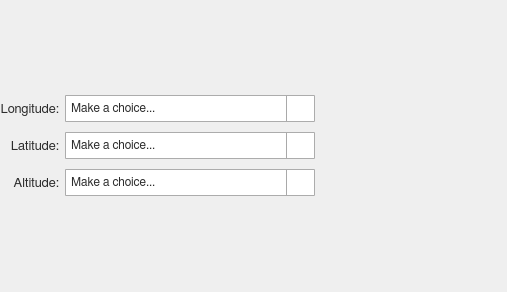
          <widget class="QWidget" name="scrollAreaWidgetContents_2">
           <property name="geometry">
            <rect>
             <x>0</x>
             <y>0</y>
             <width>507</width>
             <height>292</height>
            </rect>
           </property>
           <layout class="QGridLayout" name="gridLayout">
            <property name="leftMargin">
             <number>0</number>
            </property>
            <property name="topMargin">
             <number>0</number>
            </property>
            <property name="rightMargin">
             <number>0</number>
            </property>
            <property name="bottomMargin">
             <number>0</number>
            </property>
            <item row="0" column="0">
             <layout class="QVBoxLayout" name="ew_vertical_layout_1">
              <item>
               <layout class="QHBoxLayout" name="horizontalLayout_3">
                <item>
                 <layout class="QGridLayout" name="gridLayout_2">
                  <property name="verticalSpacing">
                   <number>10</number>
                  </property>
                  <item row="0" column="0">
                   <widget class="QLabel" name="ew_label_2">
                    <property name="minimumSize">
                     <size>
                      <width>0</width>
                      <height>27</height>
                     </size>
                    </property>
                    <property name="maximumSize">
                     <size>
                      <width>16777215</width>
                      <height>27</height>
                     </size>
                    </property>
                    <property name="font">
                     <font>
                      <family>FreeSans</family>
                      <pointsize>10</pointsize>
                      <stylestrategy>PreferAntialias</stylestrategy>
                      <kerning>true</kerning>
                     </font>
                    </property>
                    <property name="styleSheet">
                     <string notr="true">QLabel {
    color: rgb(45,45,45);
}</string>
                    </property>
                    <property name="text">
                     <string>Longitude:</string>
                    </property>
                    <property name="alignment">
                     <set>Qt::AlignRight|Qt::AlignTrailing|Qt::AlignVCenter</set>
                    </property>
                   </widget>
                  </item>
                  <item row="0" column="1">
                   <widget class="QComboBox" name="ew_combobox_2">
                    <property name="minimumSize">
                     <size>
                      <width>250</width>
                      <height>27</height>
                     </size>
                    </property>
                    <property name="maximumSize">
                     <size>
                      <width>250</width>
                      <height>27</height>
                     </size>
                    </property>
                    <property name="font">
                     <font>
                      <family>FreeSans</family>
                      <pointsize>9</pointsize>
                      <weight>50</weight>
                      <bold>false</bold>
                      <stylestrategy>PreferAntialias</stylestrategy>
                      <kerning>true</kerning>
                     </font>
                    </property>
                    <property name="styleSheet">
                     <string notr="true">QComboBox {
	border: 1px solid #acacac;
    border-radius: 1px;
	padding-left: 5px;
    background-color: qlineargradient(x1: 0, y1: 0, x2: 0, y2: 1, 
								stop: 0 #f0f0f0, stop: 1 #e5e5e5);
    color: rgb(45,45,45);
}

QComboBox:disabled {
	background-color:  rgb(200,200,200);
}

QComboBox:hover {
	border: 1px solid #7eb4ea;
    border-radius: 1px;
	background-color: qlineargradient(x1: 0, y1: 0, x2: 0, y2: 1, 
								stop: 0 #ecf4fc, stop: 1 #dcecfc);
}

QComboBox::drop-down {
	subcontrol-origin: padding;
	subcontrol-position: top right;
	width: 27px;
    border-left-width: 1px;
	border-left-color: darkgray;
	border-left-style: solid;
	border-top-right-radius: 3px;
	border-bottom-right-radius: 3px;
}

QComboBox::down-arrow {
	image: url(icons/down_arrow_icon.svg); 
	width: 16px;
	height: 16px
}

QComboBox QAbstractItemView {
	background: #f0f0f0;
	border: 0px solid #f0f0f0;
}

QComboBox QAbstractItemView::item {
    margin: 5px 5px 5px 5px;
}</string>
                    </property>
                    <item>
                     <property name="text">
                      <string>Make a choice...</string>
                     </property>
                    </item>
                    <item>
                     <property name="text">
                      <string>Google Earth - Time series</string>
                     </property>
                    </item>
                    <item>
                     <property name="text">
                      <string>Google Earth - Map</string>
                     </property>
                    </item>
                   </widget>
                  </item>
                  <item row="1" column="0">
                   <widget class="QLabel" name="ew_label_3">
                    <property name="minimumSize">
                     <size>
                      <width>0</width>
                      <height>27</height>
                     </size>
                    </property>
                    <property name="maximumSize">
                     <size>
                      <width>16777215</width>
                      <height>27</height>
                     </size>
                    </property>
                    <property name="font">
                     <font>
                      <family>FreeSans</family>
                      <pointsize>10</pointsize>
                      <stylestrategy>PreferAntialias</stylestrategy>
                      <kerning>true</kerning>
                     </font>
                    </property>
                    <property name="styleSheet">
                     <string notr="true">QLabel {
    color: rgb(45,45,45);
}</string>
                    </property>
                    <property name="text">
                     <string>Latitude:</string>
                    </property>
                    <property name="alignment">
                     <set>Qt::AlignRight|Qt::AlignTrailing|Qt::AlignVCenter</set>
                    </property>
                   </widget>
                  </item>
                  <item row="1" column="1">
                   <widget class="QComboBox" name="ew_combobox_3">
                    <property name="minimumSize">
                     <size>
                      <width>250</width>
                      <height>27</height>
                     </size>
                    </property>
                    <property name="maximumSize">
                     <size>
                      <width>250</width>
                      <height>27</height>
                     </size>
                    </property>
                    <property name="font">
                     <font>
                      <family>FreeSans</family>
                      <pointsize>9</pointsize>
                      <weight>50</weight>
                      <bold>false</bold>
                      <stylestrategy>PreferAntialias</stylestrategy>
                      <kerning>true</kerning>
                     </font>
                    </property>
                    <property name="styleSheet">
                     <string notr="true">QComboBox {
	border: 1px solid #acacac;
    border-radius: 1px;
	padding-left: 5px;
    background-color: qlineargradient(x1: 0, y1: 0, x2: 0, y2: 1, 
								stop: 0 #f0f0f0, stop: 1 #e5e5e5);
    color: rgb(45,45,45);
}

QComboBox:disabled {
	background-color:  rgb(200,200,200);
}

QComboBox:hover {
	border: 1px solid #7eb4ea;
    border-radius: 1px;
	background-color: qlineargradient(x1: 0, y1: 0, x2: 0, y2: 1, 
								stop: 0 #ecf4fc, stop: 1 #dcecfc);
}

QComboBox::drop-down {
	subcontrol-origin: padding;
	subcontrol-position: top right;
	width: 27px;
    border-left-width: 1px;
	border-left-color: darkgray;
	border-left-style: solid;
	border-top-right-radius: 3px;
	border-bottom-right-radius: 3px;
}

QComboBox::down-arrow {
	image: url(icons/down_arrow_icon.svg); 
	width: 16px;
	height: 16px
}

QComboBox QAbstractItemView {
	selection-background-color: rgb(200,200,200);
	selection-color: black;
	background: #f0f0f0;
	border: 0px solid #f0f0f0;
}

QComboBox QAbstractItemView::item {
	margin: 5px 5px 5px 5px;
}</string>
                    </property>
                    <item>
                     <property name="text">
                      <string>Make a choice...</string>
                     </property>
                    </item>
                    <item>
                     <property name="text">
                      <string>Google Earth - Time series</string>
                     </property>
                    </item>
                    <item>
                     <property name="text">
                      <string>Google Earth - Map</string>
                     </property>
                    </item>
                   </widget>
                  </item>
                  <item row="2" column="0">
                   <widget class="QLabel" name="ew_label_4">
                    <property name="minimumSize">
                     <size>
                      <width>0</width>
                      <height>27</height>
                     </size>
                    </property>
                    <property name="maximumSize">
                     <size>
                      <width>16777215</width>
                      <height>27</height>
                     </size>
                    </property>
                    <property name="font">
                     <font>
                      <family>FreeSans</family>
                      <pointsize>10</pointsize>
                      <stylestrategy>PreferAntialias</stylestrategy>
                      <kerning>true</kerning>
                     </font>
                    </property>
                    <property name="styleSheet">
                     <string notr="true">QLabel {
    color: rgb(45,45,45);
}</string>
                    </property>
                    <property name="text">
                     <string>Altitude:</string>
                    </property>
                    <property name="alignment">
                     <set>Qt::AlignRight|Qt::AlignTrailing|Qt::AlignVCenter</set>
                    </property>
                   </widget>
                  </item>
                  <item row="2" column="1">
                   <widget class="QComboBox" name="ew_combobox_4">
                    <property name="minimumSize">
                     <size>
                      <width>250</width>
                      <height>27</height>
                     </size>
                    </property>
                    <property name="maximumSize">
                     <size>
                      <width>250</width>
                      <height>27</height>
                     </size>
                    </property>
                    <property name="font">
                     <font>
                      <family>FreeSans</family>
                      <pointsize>9</pointsize>
                      <weight>50</weight>
                      <bold>false</bold>
                      <stylestrategy>PreferAntialias</stylestrategy>
                      <kerning>true</kerning>
                     </font>
                    </property>
                    <property name="styleSheet">
                     <string notr="true">QComboBox {
	border: 1px solid #acacac;
    border-radius: 1px;
	padding-left: 5px;
    background-color: qlineargradient(x1: 0, y1: 0, x2: 0, y2: 1, 
								stop: 0 #f0f0f0, stop: 1 #e5e5e5);
    color: rgb(45,45,45);
}

QComboBox:disabled {
	background-color:  rgb(200,200,200);
}

QComboBox:hover {
	border: 1px solid #7eb4ea;
    border-radius: 1px;
	background-color: qlineargradient(x1: 0, y1: 0, x2: 0, y2: 1, 
								stop: 0 #ecf4fc, stop: 1 #dcecfc);
}

QComboBox::drop-down {
	subcontrol-origin: padding;
	subcontrol-position: top right;
	width: 27px;
    border-left-width: 1px;
	border-left-color: darkgray;
	border-left-style: solid;
	border-top-right-radius: 3px;
	border-bottom-right-radius: 3px;
}

QComboBox::down-arrow {
	image: url(icons/down_arrow_icon.svg); 
	width: 16px;
	height: 16px
}

QComboBox QAbstractItemView {
	selection-background-color: rgb(200,200,200);
	selection-color: black;
	background: #f0f0f0;
	border: 0px solid #f0f0f0;
}

QComboBox QAbstractItemView::item {
	margin: 5px 5px 5px 5px;
}</string>
                    </property>
                    <item>
                     <property name="text">
                      <string>Make a choice...</string>
                     </property>
                    </item>
                    <item>
                     <property name="text">
                      <string>Google Earth - Time series</string>
                     </property>
                    </item>
                    <item>
                     <property name="text">
                      <string>Google Earth - Map</string>
                     </property>
                    </item>
                   </widget>
                  </item>
                 </layout>
                </item>
                <item>
                 <spacer name="horizontalSpacer_6">
                  <property name="orientation">
                   <enum>Qt::Horizontal</enum>
                  </property>
                  <property name="sizeType">
                   <enum>QSizePolicy::Fixed</enum>
                  </property>
                  <property name="sizeHint" stdset="0">
                   <size>
                    <width>10</width>
                    <height>20</height>
                   </size>
                  </property>
                 </spacer>
                </item>
                <item>
                 <widget class="QToolButton" name="info_button_2">
                  <property name="maximumSize">
                   <size>
                    <width>27</width>
                    <height>27</height>
                   </size>
                  </property>
                  <property name="styleSheet">
                   <string notr="true">QToolButton {
	border: 1px solid transparent;
	background-color: transparent;
	width: 27px;
	height: 27px;
}

QToolButton:flat {
	border: none;
}</string>
                  </property>
                  <property name="text">
                   <string/>
                  </property>
                  <property name="icon">
                   <iconset>
                    <normaloff>icons/info_icon.svg</normaloff>icons/info_icon.svg</iconset>
                  </property>
                  <property name="iconSize">
                   <size>
                    <width>23</width>
                    <height>23</height>
                   </size>
                  </property>
                  <property name="autoRaise">
                   <bool>false</bool>
                  </property>
                 </widget>
                </item>
                <item>
                 <spacer name="horizontalSpacer_7">
                  <property name="orientation">
                   <enum>Qt::Horizontal</enum>
                  </property>
                  <property name="sizeHint" stdset="0">
                   <size>
                    <width>40</width>
                    <height>20</height>
                   </size>
                  </property>
                 </spacer>
                </item>
               </layout>
              </item>
             </layout>
            </item>
           </layout>
          </widget>
